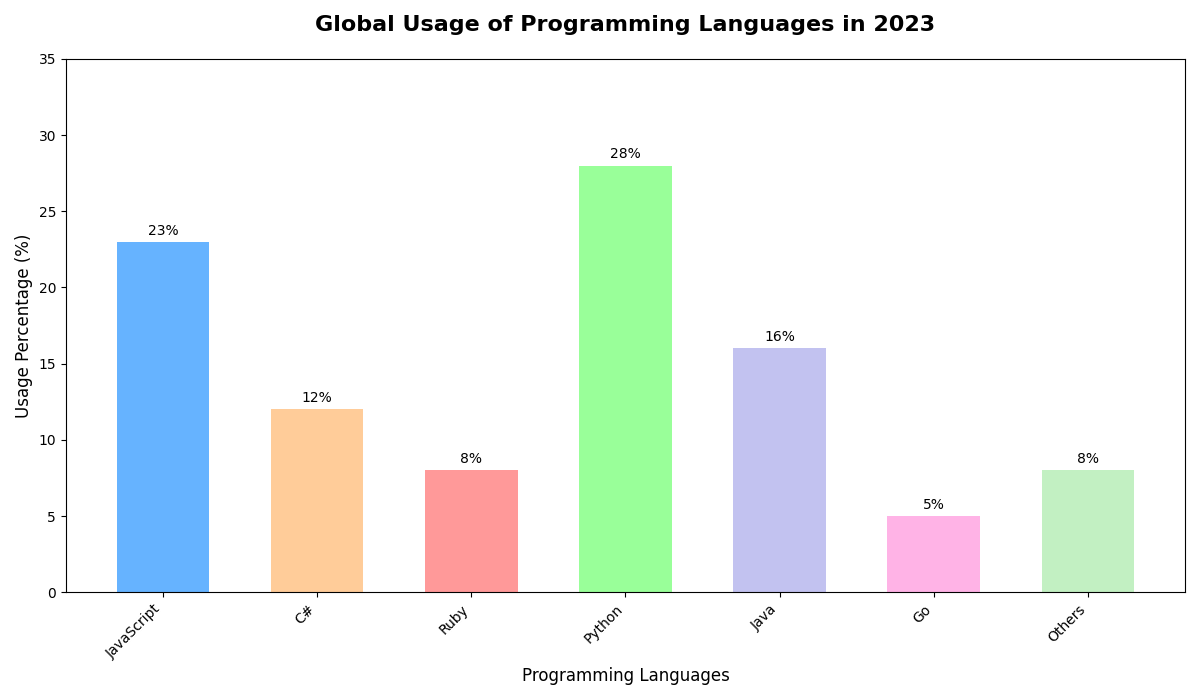

Reproduce this figure in Python.
import matplotlib.pyplot as plt
import numpy as np

languages = ['JavaScript', 'C#', 'Ruby', 'Python', 'Java', 'Go', 'Others']
usage_percentages = [23, 12, 8, 28, 16, 5, 8]

fig, ax = plt.subplots(figsize=(12, 7))
x_pos = np.arange(len(languages))

new_colors = ['#66b3ff', '#ffcc99', '#ff9999', '#99ff99', '#c2c2f0', '#ffb3e6', '#c2f0c2']
bars = ax.bar(x_pos, usage_percentages, color=new_colors, width=0.6)

ax.set_title("Global Usage of Programming Languages in 2023", fontsize=16, fontweight='bold', pad=20)
ax.set_xlabel("Programming Languages", fontsize=12)
ax.set_ylabel("Usage Percentage (%)", fontsize=12)
ax.set_ylim(0, 35)
ax.set_xticks(x_pos)
ax.set_xticklabels(languages, rotation=45, ha='right', fontsize=10)

for bar in bars:
    height = bar.get_height()
    ax.annotate(f'{height}%', 
                xy=(bar.get_x() + bar.get_width() / 2, height),
                xytext=(0, 3), 
                textcoords="offset points",
                ha='center', va='bottom', fontsize=10, color='black')

plt.tight_layout()
plt.show()
